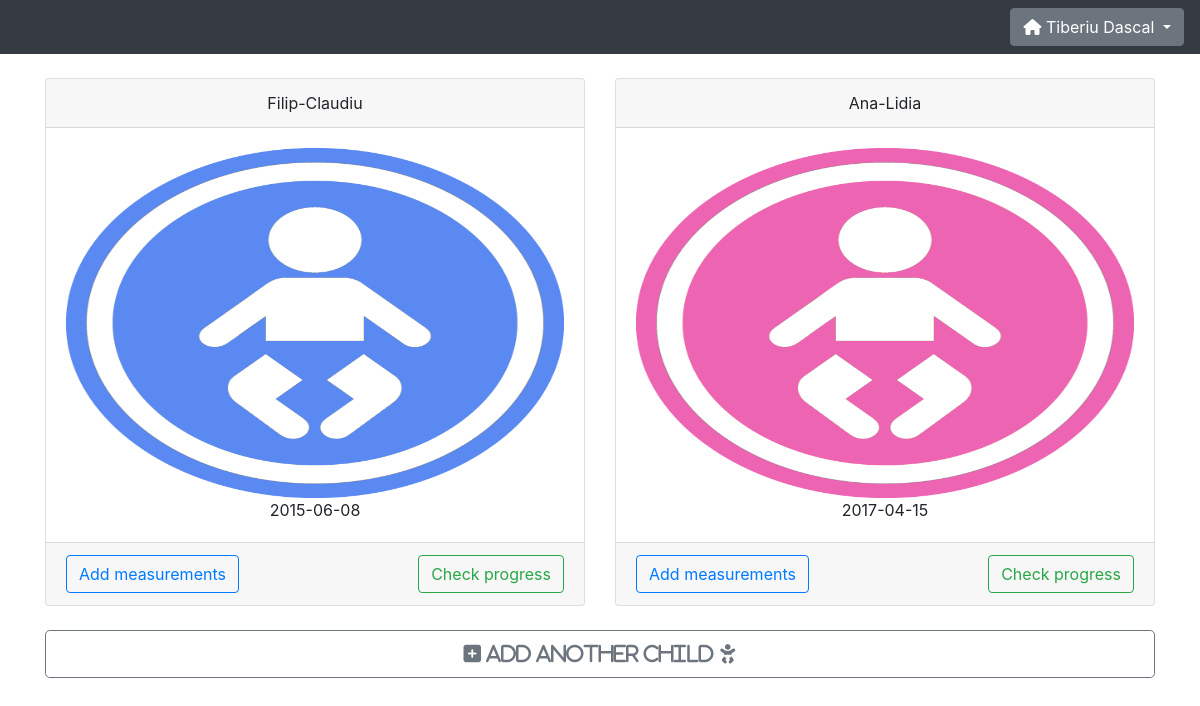
Screenshot of / (signed in) with the database file from the repository.
### website/models.py (models this page shows)
class User(db.Model,UserMixin):
    id = db.Column(db.Integer, primary_key=True)
    u_name = db.Column(db.String(20), unique=True)
    u_fname = db.Column(db.String(50))
    u_lname = db.Column(db.String(50))
    u_email = db.Column(db.String(150), unique=True)
    u_password = db.Column(db.String(150))
    u_type = db.Column(db.String(5))
    u_date_created = db.Column(db.DateTime(timezone=True), default=func.now())
    u_last_login = db.Column(db.DateTime(timezone=True), default=func.now())
    kids = db.relationship('Child')

class Child(db.Model):
    id = db.Column(db.Integer, primary_key=True)
    c_first_name = db.Column(db.String(50))
    c_last_name = db.Column(db.String(50))
    c_birth_date = db.Column(db.Date())
    c_gender = db.Column(db.String(6))
    c_height = db.Column(db.Integer)
    c_weight = db.Column(db.Float(precision='3,2'))
    c_parent_id = db.Column(db.Integer, db.ForeignKey('user.id'))
    history = db.relationship('History')

### website/views.py (the view)
@views.route('/', methods=['GET','POST'])
@login_required
def home():
    user = current_user
    def get_kids(user):
        result = Child.query.filter_by(c_parent_id=user).all()
        return result
    data = len(get_kids(user.id))
    return render_template('home.html', data=data, user=current_user)

### website/__init__.py (called while the page is built)
def create_app():
    app = Flask(__name__)
    app.config['SECRET_KEY'] = 'mySuperSecretKey'
    app.config['SQLALCHEMY_DATABASE_URI'] = f'sqlite:///../DB/{DB_NAME}'
    app.config['SQLALCHEMY_TRACK_MODIFICATIONS'] = False
    db.init_app(app)
    from .views import views
    from .auth import auth
    app.register_blueprint(views, url_prefix='/')
    app.register_blueprint(auth, url_prefix='/')
    from .models import User, Child, History
    create_database(app)
    login_manager = LoginManager()
    login_manager.login_view = 'auth.login'
    login_manager.init_app(app)
    @login_manager.user_loader
    def load_user(id):
        return User.query.get(int(id))
    return app

### website/templates/home.html
{% extends "base.html" %}{% block title %}Home{% endblock %} {% block content %}
{% if data > 0 %}
<div class="row">
  {% for child in user.kids %}
    <div class="col-md-6">
        <div class="card mdb-color lighten-2 text-center z-depth-2">
            <div class="card-header">{{ child.c_first_name }}</div>
            <div class="card-body">
                <img class="card-img-top" src="{{ url_for('static', filename='baby_' + child.c_gender + '.png') }}" width="40" height="350" alt="{{ child_c_first_name }}'s photo not available" />
                <p class="card-text">{{ child.c_birth_date }}</p>
            </div>
            <div class="card-footer">
                <a href="/add_measurements?child={{ child.id }}" class="btn btn-outline-primary" style="float:left">Add measurements</a>
                <a href="/check_progress?child={{ child.id }}" class="btn btn-outline-success" style="float:right">Check progress</a>
            </div>
        </div>
    <br />
    </div>
  {% endfor %}
</div>
<div>
    <a href='/add_child' role="button" class="btn btn-outline-secondary btn-lg btn-block" >
        <i class="fas fa-plus-square"> Add another child </i> <i class="fas fa-baby"></i>
    </a>
</div>
{% else %}
<div>
    <a href='/add_child' role="button" class="btn btn-outline-secondary btn-lg btn-block">
        <i class="fas fa-baby"> Add new child </i> <i class="fas fa-plus-square"></i>
    </a>
</div>
{% endif %} {% endblock %}

### website/templates/base.html (shortened to what this page needs)
<!DOCTYPE html>
<html>
    <head>
        <link
            rel="stylesheet"
            href="https://stackpath.bootstrapcdn.com/bootstrap/4.4.1/css/bootstrap.min.css"
        />
        <link
            rel="stylesheet"
            href="https://stackpath.bootstrapcdn.com/font-awesome/4.7.0/css/font-awesome.min.css"
        />
        <link
            href="http://cdn.bokeh.org/bokeh/release/bokeh-2.0.1.min.css"
            rel="stylesheet" type="text/css"
        />
        <link rel="stylesheet" href="https://stackpath.bootstrapcdn.com/bootstrap/4.1.3/css/bootstrap.min.css">
    </head>
    <body>
        <nav class="navbar navbar-expand-lg navbar-dark bg-dark">
            <div class="collapse navbar-collapse justify-content-end" id="navbar">
                <div class="navbar-nav">
                    {% if user.is_authenticated %}
                    <ul class="navbar-nav">
                        <div class="dropdown">
                            <button class="btn btn-secondary dropdown-toggle" type="button" id="dropdownMenu2" data-toggle="dropdown" aria-haspopup="true" aria-expanded="false">
                                <span><i class="fas fa-home"></i></span> {{ user.u_fname + " " + user.u_lname }}
                            </button>
                        </div>
                    </ul>
                    {% endif %}
                </div>
            </div>
        </nav>
        <br />
        <div class="container">
            {% block content %}
            {% endblock %}
        </div>
    </body>
</html>

### rows the page displays
User: u_fname+u_lname "Tiberiu Dascal"
Child: c_first_name "Filip-Claudiu", c_gender (picture), c_birth_date "2015-06-08"
Child: c_first_name "Ana-Lidia", c_gender (picture), c_birth_date "2017-04-15"
